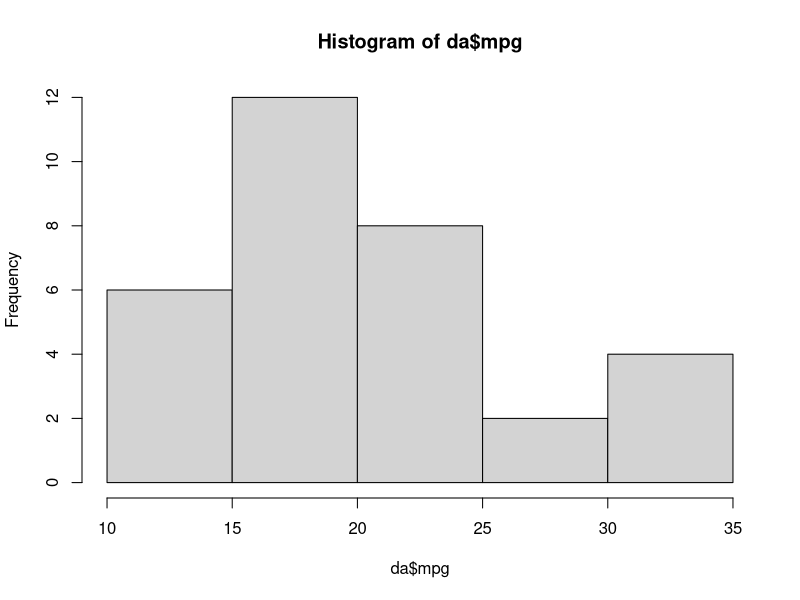
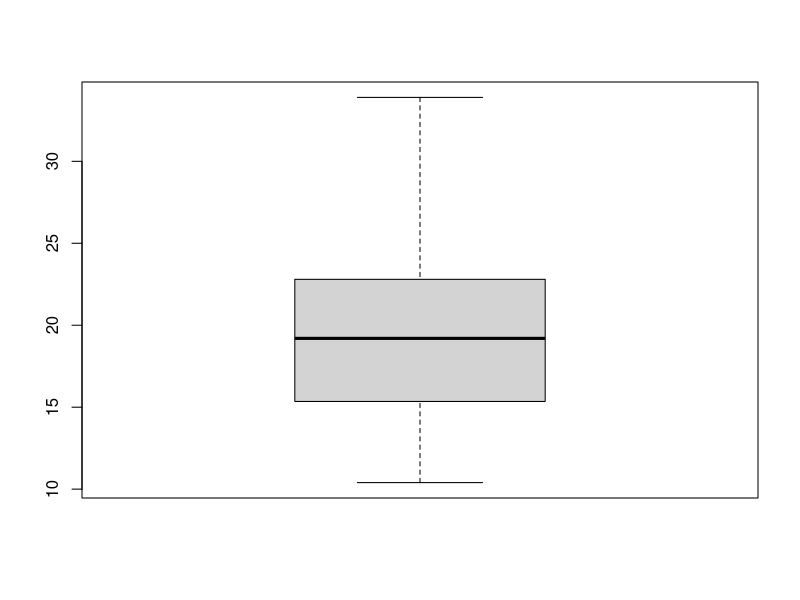

Source code (R) for these figures, in order:

#make a copy of mtcars data and assign it to a new variable "da"
da = mtcars 
dim(da)
head(da)

### Data Exploration using Statistics (Five-Number Summary) ###
(out = summary(da$mpg)) 

out[2] #the "out" variable is a "table", which is another way to store data. The 2nd position in "out" is the first quartile (Q1)
q1 = unname(out[2])
q2 = unname(out[3])
q3 = unname(out[5])

da$mpg[da$mpg < q1]
length(da$mpg[da$mpg < q1]) #25% (32 * 0.25) of observations is smaller than q1
da$mpg[da$mpg > q1 & da$mpg < q2]
length(da$mpg[da$mpg > q1 & da$mpg < q2]) ##25% (32 * 0.25) of observations is between q1 & q2

### Data Exploration using Figures ###
x11()
hist(da$mpg)
x11()
boxplot(da$mpg)


### Create new Variables in a Data Frame ###
da$FE = 0
#divide the car into two groups; "H" for fuel efficient car and "L" otherwise
out[4]
da[da$mpg > out[4],]$FE = "High"
da[da$mpg <= out[4],]$FE = "Low"

da$FE2 = 0
#Categorize FE2 to three level, "H", if mpg > Q3, "M": Q1 < mpg < Q3, "L": if mpg < Q1
da[da$mpg > out[5],]$FE2 = "H"
da[da$mpg >= out[2] & da$mpg <= out[5],]$FE2 = "M"
da[da$mpg < out[2],]$FE2 = "L"

#Alternatively,
da$FE3 = "H" #use the "H" as the initial level for all cars
da[da$mpg >= out[2] & da$mpg <= out[5],]$FE3 = "M"
da[da$mpg < out[2],]$FE3 = "L"

